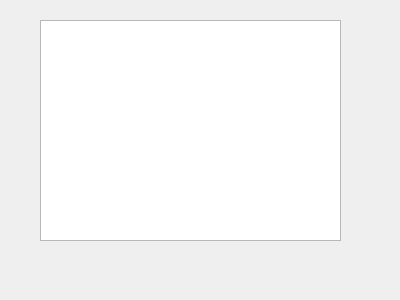
<?xml version="1.0" encoding="UTF-8"?>
<ui version="4.0">
 <class>Form</class>
 <widget class="QWidget" name="Form">
  <property name="geometry">
   <rect>
    <x>0</x>
    <y>0</y>
    <width>400</width>
    <height>300</height>
   </rect>
  </property>
  <property name="windowTitle">
   <string>Form</string>
  </property>
  <widget class="QTableView" name="tableView">
   <property name="geometry">
    <rect>
     <x>40</x>
     <y>20</y>
     <width>301</width>
     <height>221</height>
    </rect>
   </property>
  </widget>
 </widget>
 <resources/>
 <connections/>
</ui>
